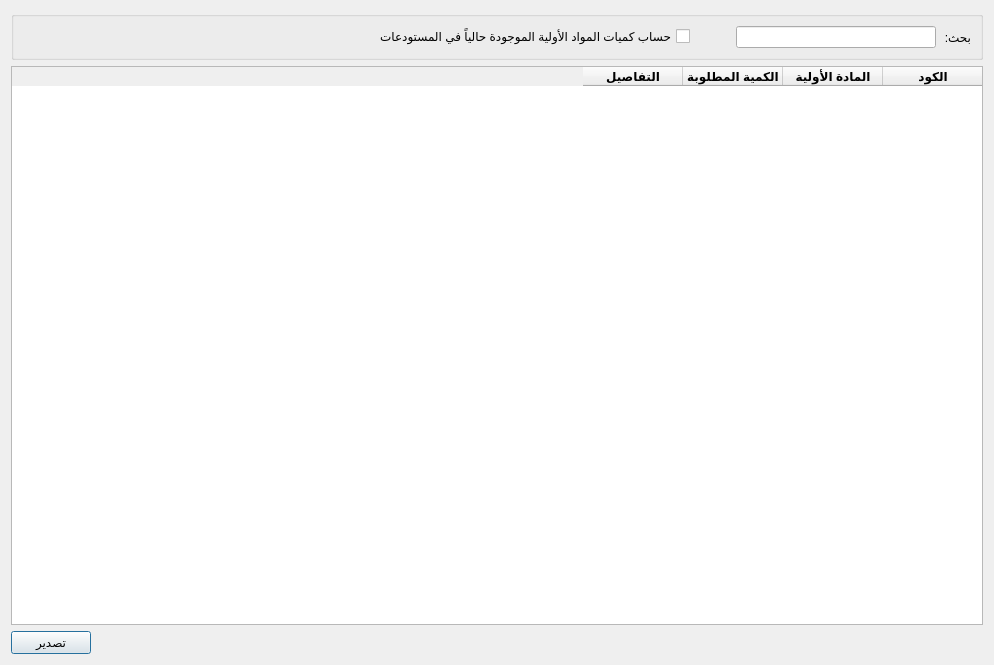
<?xml version="1.0" encoding="UTF-8"?>
<ui version="4.0">
 <class>AutoAggregator</class>
 <widget class="QDialog" name="AutoAggregator">
  <property name="windowModality">
   <enum>Qt::WindowModal</enum>
  </property>
  <property name="geometry">
   <rect>
    <x>0</x>
    <y>0</y>
    <width>994</width>
    <height>665</height>
   </rect>
  </property>
  <property name="windowTitle">
   <string>حاجة المواد الاولية للخطة السنوية</string>
  </property>
  <property name="windowIcon">
   <iconset>
    <normaloff>graphics/icon.xpm</normaloff>graphics/icon.xpm</iconset>
  </property>
  <property name="accessibleName">
   <string>AutoAggregator</string>
  </property>
  <property name="layoutDirection">
   <enum>Qt::LeftToRight</enum>
  </property>
  <property name="modal">
   <bool>true</bool>
  </property>
  <layout class="QGridLayout" name="gridLayout">
   <item row="0" column="0" colspan="2">
    <widget class="QGroupBox" name="groupBox">
     <property name="layoutDirection">
      <enum>Qt::RightToLeft</enum>
     </property>
     <property name="title">
      <string/>
     </property>
     <layout class="QHBoxLayout" name="horizontalLayout">
      <item>
       <widget class="QLabel" name="label">
        <property name="maximumSize">
         <size>
          <width>29</width>
          <height>16777215</height>
         </size>
        </property>
        <property name="text">
         <string>بحث:</string>
        </property>
       </widget>
      </item>
      <item>
       <widget class="QLineEdit" name="lineEdit">
        <property name="maximumSize">
         <size>
          <width>200</width>
          <height>16777215</height>
         </size>
        </property>
       </widget>
      </item>
      <item>
       <spacer name="horizontalSpacer">
        <property name="orientation">
         <enum>Qt::Horizontal</enum>
        </property>
        <property name="sizeType">
         <enum>QSizePolicy::Fixed</enum>
        </property>
        <property name="sizeHint" stdset="0">
         <size>
          <width>40</width>
          <height>20</height>
         </size>
        </property>
       </spacer>
      </item>
      <item>
       <widget class="QCheckBox" name="regard_raw_warhouse_checkbox">
        <property name="layoutDirection">
         <enum>Qt::RightToLeft</enum>
        </property>
        <property name="text">
         <string>حساب كميات المواد الأولية الموجودة حالياً في المستودعات</string>
        </property>
       </widget>
      </item>
     </layout>
    </widget>
   </item>
   <item row="1" column="0" colspan="2">
    <widget class="QTableWidget" name="auto_aggregator_result_table">
     <property name="layoutDirection">
      <enum>Qt::RightToLeft</enum>
     </property>
     <column>
      <property name="text">
       <string>الكود</string>
      </property>
      <property name="font">
       <font>
        <weight>75</weight>
        <bold>true</bold>
       </font>
      </property>
     </column>
     <column>
      <property name="text">
       <string>المادة الأولية</string>
      </property>
      <property name="font">
       <font>
        <weight>75</weight>
        <bold>true</bold>
       </font>
      </property>
     </column>
     <column>
      <property name="text">
       <string>الكمية المطلوبة</string>
      </property>
      <property name="font">
       <font>
        <weight>75</weight>
        <bold>true</bold>
       </font>
      </property>
     </column>
     <column>
      <property name="text">
       <string>التفاصيل</string>
      </property>
      <property name="font">
       <font>
        <weight>75</weight>
        <bold>true</bold>
       </font>
      </property>
     </column>
    </widget>
   </item>
   <item row="2" column="0">
    <widget class="QPushButton" name="export_btn">
     <property name="maximumSize">
      <size>
       <width>16777215</width>
       <height>16777215</height>
      </size>
     </property>
     <property name="text">
      <string>تصدير</string>
     </property>
    </widget>
   </item>
   <item row="2" column="1">
    <spacer name="horizontalSpacer_2">
     <property name="orientation">
      <enum>Qt::Horizontal</enum>
     </property>
     <property name="sizeHint" stdset="0">
      <size>
       <width>869</width>
       <height>20</height>
      </size>
     </property>
    </spacer>
   </item>
  </layout>
 </widget>
 <resources/>
 <connections/>
</ui>
